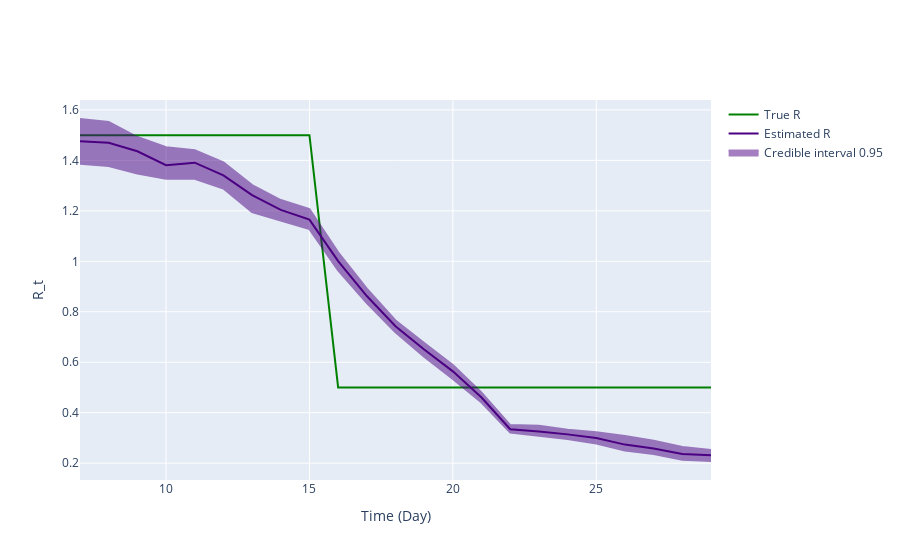

The code cell stored with this chart in its notebook:
### Markdown cell above
## Inference plot using class method results

### Code cell
fig = ReproductionNumberPlot()

fig.add_ground_truth_rt(ground_truth)
fig.add_interval_rt(new_intervals)

fig.update_labels(time_label='Time (Day)', r_label='R_t')

fig.show_figure()

### Figure 1 — Plotly figure (JSON) as saved in the notebook; plotly's stock layout.template omitted (floating-point values rounded to 4 significant figures)
{"data": [{"line": {"color": "green"}, "mode": "lines", "name": "True R", "type": "scatter", "x": [7, 8, 9, 10, 11, 12, 13, 14, 15, 16, 17, 18, 19, 20, 21, 22, 23, 24, 25, 26, 27, 28, 29], "y": [1.5, 1.5, 1.5, 1.5, 1.5, 1.5, 1.5, 1.5, 1.5, 0.5, 0.5, 0.5, 0.5, 0.5, 0.5, 0.5, 0.5, 0.5, 0.5, 0.5, 0.5, 0.5, 0.5]}, {"line": {"color": "indigo"}, "mode": "lines", "name": "Estimated R", "type": "scatter", "x": [7, 8, 9, 10, 11, 12, 13, 14, 15, 16, 17, 18, 19, 20, 21, 22, 23, 24, 25, 26, 27, 28, 29], "y": [1.476, 1.47, 1.436, 1.381, 1.391, 1.341, 1.262, 1.204, 1.165, 1.001, 0.8623, 0.7425, 0.6506, 0.5639, 0.4602, 0.3343, 0.3252, 0.3142, 0.3, 0.2736, 0.2584, 0.2364, 0.2312]}, {"fill": "toself", "fillcolor": "indigo", "line": {"color": "indigo"}, "mode": "lines", "name": "Credible interval 0.95", "opacity": 0.5, "type": "scatter", "x": [7, 8, 9, 10, 11, 12, 13, 14, 15, 16, 17, 18, 19, 20, 21, 22, 23, 24, 25, 26, 27, 28, 29, 29, 28, 27, 26, 25, 24, 23, 22, 21, 20, 19, 18, 17, 16, 15, 14, 13, 12, 11, 10, 9, 8, 7], "y": [1.564, 1.552, 1.492, 1.452, 1.44, 1.392, 1.302, 1.243, 1.206, 1.036, 0.892, 0.7656, 0.6762, 0.5893, 0.4798, 0.3511, 0.3481, 0.3328, 0.3224, 0.3079, 0.2887, 0.2638, 0.2524, 0.2086, 0.2135, 0.2361, 0.2497, 0.2779, 0.2953, 0.3079, 0.3215, 0.4404, 0.5333, 0.6216, 0.7187, 0.8347, 0.9636, 1.128, 1.162, 1.195, 1.288, 1.327, 1.327, 1.348, 1.378, 1.386]}], "layout": {"hovermode": "x unified", "xaxis": {"title": {"text": "Time (Day)"}}, "yaxis": {"title": {"text": "R_t"}}}}
